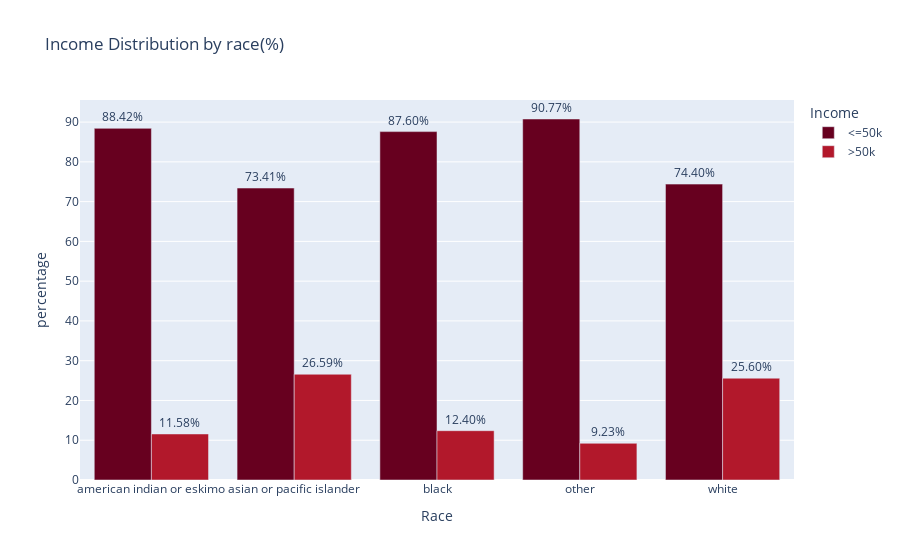

Notebook source saved alongside this figure:
### Markdown cell above
### Income Distribution by Race

### Code cell
adult_df_income_race = adult_df.groupby(['Race', 'Income']).size().reset_index(name='total_income')
total_per_race = adult_df_income_race.groupby('Race')['total_income'].transform('sum')
adult_df_income_race['percentage'] = (adult_df_income_race['total_income']/total_per_race) * 100
adult_df_income_race

fig= px.bar(
    adult_df_income_race,
    x = 'Race',
    y = 'percentage',
    color= 'Income',
    title='Income Distribution by race(%)',
    barmode = 'group',
    height=500,
    text= 'percentage',
    color_discrete_sequence=px.colors.sequential.RdBu,
)
fig.update_traces(texttemplate='%{text:.2f}%')
fig.update_traces(textposition='outside')
fig.show()

### Figure 1 — Plotly figure (JSON) as saved in the notebook; plotly's stock layout.template omitted (floating-point values rounded to 4 significant figures)
{"data": [{"alignmentgroup": "True", "hovertemplate": "Income=<=50k<br>Race=%{x}<br>percentage=%{text}<extra></extra>", "legendgroup": "<=50k", "marker": {"color": "rgb(103,0,31)", "pattern": {"shape": ""}}, "name": "<=50k", "offsetgroup": "<=50k", "orientation": "v", "showlegend": true, "text": [88.42, 73.41, 87.6, 90.77, 74.4], "textposition": "outside", "texttemplate": "%{text:.2f}%", "type": "bar", "x": ["american indian or eskimo", "asian or pacific islander", "black", "other", "white"], "xaxis": "x", "y": [88.42, 73.41, 87.6, 90.77, 74.4], "yaxis": "y"}, {"alignmentgroup": "True", "hovertemplate": "Income=>50k<br>Race=%{x}<br>percentage=%{text}<extra></extra>", "legendgroup": ">50k", "marker": {"color": "rgb(178,24,43)", "pattern": {"shape": ""}}, "name": ">50k", "offsetgroup": ">50k", "orientation": "v", "showlegend": true, "text": [11.58, 26.59, 12.4, 9.225, 25.6], "textposition": "outside", "texttemplate": "%{text:.2f}%", "type": "bar", "x": ["american indian or eskimo", "asian or pacific islander", "black", "other", "white"], "xaxis": "x", "y": [11.58, 26.59, 12.4, 9.225, 25.6], "yaxis": "y"}], "layout": {"autosize": true, "barmode": "group", "legend": {"title": {"text": "Income"}, "tracegroupgap": 0}, "title": {"text": "Income Distribution by race(%)"}, "xaxis": {"anchor": "y", "autorange": true, "domain": [0, 1], "range": [-0.5, 4.5], "title": {"text": "Race"}, "type": "category"}, "yaxis": {"anchor": "x", "autorange": true, "domain": [0, 1], "range": [0, 95.55], "title": {"text": "percentage"}, "type": "linear"}}}
